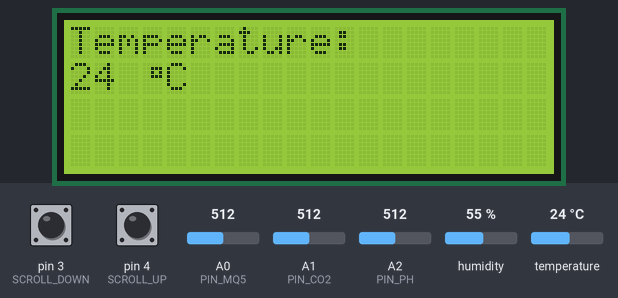
This sketch was run on a simulated Arduino Uno, built with avr-gcc and run on an emulated ATmega328P. Shown: 20×4 character LCD. The test bench sets the inputs (shaded band); at power-on: pin 4 (SCROLL_UP) HIGH, temperature 24 °C, pin 3 (SCROLL_DOWN) HIGH, A0 (PIN_MQ5) = 512, A1 (PIN_CO2) = 512, A2 (PIN_PH) = 512, humidity 55 %. No radio packets arrive unless stated; what the sketch prints to the serial monitor is not drawn.

Above: at 5.8 s.
5.9 s: pin 4 (SCROLL_UP) pulled LOW for 0.9 s
At 6.6 s:
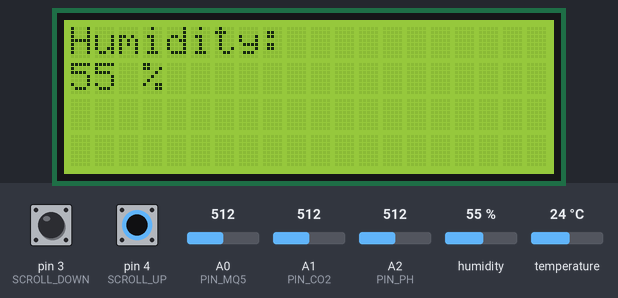
8.3 s: pin 4 (SCROLL_UP) pulled LOW for 3.2 s
At 9.8 s:
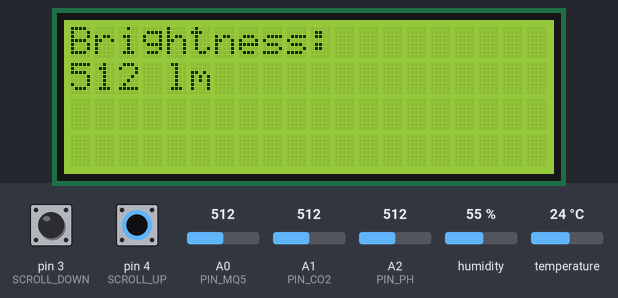
13.0 s: pin 4 (SCROLL_UP) pulled LOW for 3.2 s
At 15.4 s:
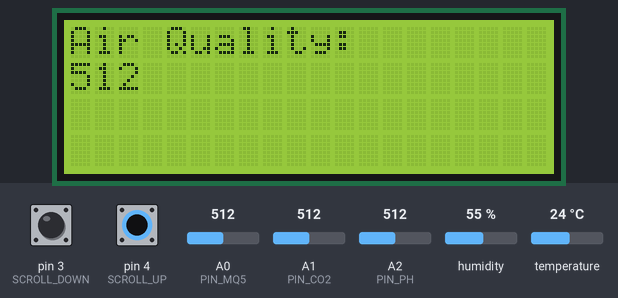
17.7 s: temperature set to 12 °C
At 21.8 s:
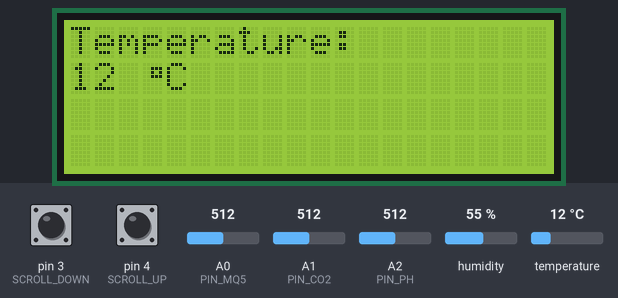
22.1 s: temperature set to 19 °C
25.3 s: temperature set to 28 °C
At 27.5 s:
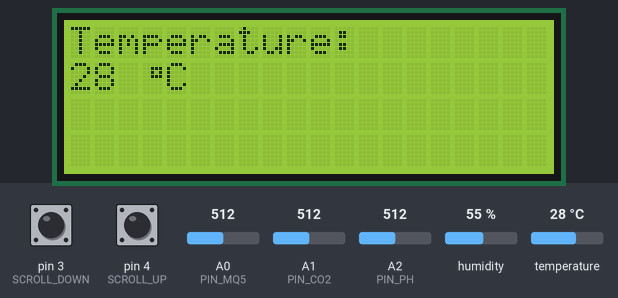
Timing chart, 0 to 29.0 s (numbered marks = the images above; inputs shaded):
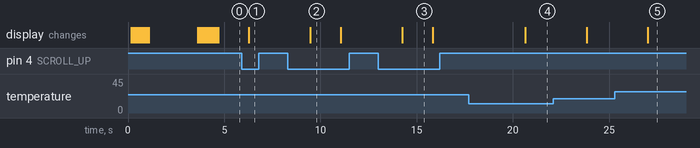

The sketch:

UNO_n_LoRa_Sender_2.ino
```cpp
#include <SPI.h>
#include <RH_RF95.h>
#include <Wire.h>
#include <LiquidCrystal_I2C.h>
#include "DHT.h"

#define DHTTYPE DHT11

#define PIN_MQ5 A0
#define PIN_PH A2
#define PIN_CO2 A1
#define ALPHA 0.5
#define PIN_TX 0

#if defined(ARDUINO) && ARDUINO >= 100
#define printByte(args)  write(args);
#else
#define printByte(args)  print(args,BYTE);
#endif

#define SCROLL_UP 4
#define SCROLL_DOWN 3

uint8_t DHTPin = 5;
uint8_t AQC_1[8] = {
  0x00,
  0x00,
  0x03,
  0x04,
  0x09,
  0x10,
  0x11,
  0x15
  };

uint8_t AQC_2[8] = {
  0x00,
  0x00,
  0x18,
  0x04,
  0x12,
  0x01,
  0x11,
  0x15
  };

uint8_t AQC_3[8] = {
  0x15,
  0x15,
  0x15,
  0x0D,
  0x05,
  0x01,
  0x01,
  0x00
  };

uint8_t AQC_4[8] = {
  0x15,
  0x15,
  0x15,
  0x16,
  0x14,
  0x10,
  0x10,
  0x00
  };

uint8_t Deg[] = {
  0x00,
  0x07,
  0x05,
  0x07,
  0x00,
  0x00,
  0x00,
  0x00
};
int i = 0;

DHT dht(DHTPin, DHTTYPE);
LiquidCrystal_I2C lcd(0x27,20,4);
bool LCDStatus = true;

void LCDProgressiveLeftScroll(int len=20, int del=50);
void LCDProgressiveText(char *txt,int len,int del=50);

RH_RF95 rf95;

int Temperature = 0;
int Humidity = 0;
int MQ5_Reading = 0;
int PH_Reading = 0;
int PH_Prev_Reading = 0;
int PH_Output = 0;
int CO2_Reading = 0;

void setup()
{
  Serial.begin(9600);
  while (!Serial) ;
  if (!rf95.init())
    Serial.println("init failed");
  pinMode(DHTPin, INPUT);
  dht.begin();

  pinMode(PIN_MQ5,INPUT);

  pinMode(PIN_PH,INPUT);

  pinMode(PIN_CO2,INPUT);

  pinMode(PIN_TX,OUTPUT);

    pinMode(SCROLL_UP,INPUT_PULLUP);
  pinMode(SCROLL_DOWN,INPUT_PULLUP);
  lcd.init();
  lcd.backlight();

  lcd.createChar(0, AQC_1);
  lcd.createChar(1, AQC_2);
  lcd.createChar(2, AQC_3);
  lcd.createChar(3, AQC_4);
  lcd.createChar(4, Deg);
  lcd.home();


  char line1[12] = " Air Quality";
  char line2[8] = " Control";
  lcd.printByte(0);
  lcd.printByte(1);
  lcd.setCursor(0, 1);
  lcd.printByte(2);
  lcd.printByte(3);
  lcd.setCursor(2,0);
  LCDProgressiveText(line1,12);
  lcd.setCursor(4,1);
  LCDProgressiveText(line2,8);
  delay(2500);
  LCDProgressiveLeftScroll();
  lcd.clear();
}

bool FFLcd(bool stat)
{
  if(stat==true) lcd.noBacklight();
  else lcd.backlight();
  return !stat;
}

void LCDProgressiveText(char *txt,int len,int del)
{
  for(int i=0;i<len;i++)
  {
    lcd.print(txt[i]);
    delay(del);
  }
}

void LCDProgressiveLeftScroll(int len, int del)
{
  for(int i=0;i<len;i++)
  {
    lcd.scrollDisplayLeft();
    delay(del);
  }
}

void HandleLcd(int Temperature, int Humidity, int CO2_Level, int Brightness, int Air_Quality)
{
    if(digitalRead(SCROLL_UP)==LOW and digitalRead(SCROLL_DOWN)==LOW)
  {
    LCDStatus = FFLcd(LCDStatus);
    //Serial.print("LCDStatus: ");
    //Serial.println(LCDStatus);
  }else if(digitalRead(SCROLL_UP)==LOW) i++;
  else if(digitalRead(SCROLL_DOWN)==LOW) i--;
  //Serial.print("pre: ");
  //Serial.println(i);

  if(i>5) i=0;
  else if(i<0) i=5;

  //Serial.print("post: ");
  //Serial.println(i);

  lcd.clear();
  lcd.setCursor(0,0);

  switch(i%5)
  {
    case 0:
      lcd.print("Temperature:");
      lcd.setCursor(0,1);
      lcd.print(String(Temperature)+" ");
      lcd.printByte(4);
      lcd.print("C");
      break;

     case 1:
      lcd.print("Humidity:");
      lcd.setCursor(0,1);
      lcd.print(String(Humidity)+" %");
      break;

     case 2:
      lcd.print("Brightness:");
      lcd.setCursor(0,1);
      lcd.print(String(Brightness)+" lm");
      break;

     case 3:
      lcd.print("CO2:");
      lcd.setCursor(0,1);
      lcd.print(String(CO2_Level)+" ppm");
      break;

     case 4:
      lcd.print("Air Quality:");
      lcd.setCursor(0,1);
      lcd.print(String(Air_Quality));
      break;
  }
}

void loop()
{
  Temperature = dht.readTemperature();
  Humidity = dht.readHumidity();

  MQ5_Reading = analogRead(PIN_MQ5);
  PH_Reading = analogRead(PIN_PH);
  PH_Output = PH_Reading*ALPHA + PH_Prev_Reading*(1-ALPHA);
  PH_Prev_Reading = PH_Reading;
  CO2_Reading = analogRead(PIN_CO2);

  HandleLcd(Temperature,Humidity,CO2_Reading,PH_Output,MQ5_Reading);

  String packet_str;

  packet_str = "temperature="+(String)Temperature+"&"+"humidity="+(String)Humidity+"&"+"co2="+String(CO2_Reading)+"&"+"brightness="+String(PH_Reading)+"&"+"air_quality="+String(MQ5_Reading);
                                                                                                                               //or PH_Output -^

  int len = packet_str.length() + 1;
  char packet_ch[len];
  packet_str.toCharArray(packet_ch,len);
  Serial.println(packet_ch);

  rf95.send(packet_ch, sizeof(packet_ch));
  rf95.waitPacketSent();
  //digitalWrite(PIN_TX,HIGH);//no PIN_TX
  delay(10);
  //digitalWrite(PIN_TX,LOW);

  delay(1490);
}
```

Measured:
- after the input at 5.9 s, the display: changes after 0.38 s (image 1)
- after the input at 8.3 s, the display: changes after 1.2 s (image 2)
- after the input at 13.0 s, the display: changes after 1.3 s (image 3)
- after the input at 17.7 s, the display: changes after 2.9 s (image 4)
- after the input at 25.3 s, the display: changes after 1.7 s (image 5)
- what the display in image 2 shows lasts 1.6 s, from 9.5 s to 11.1 s
